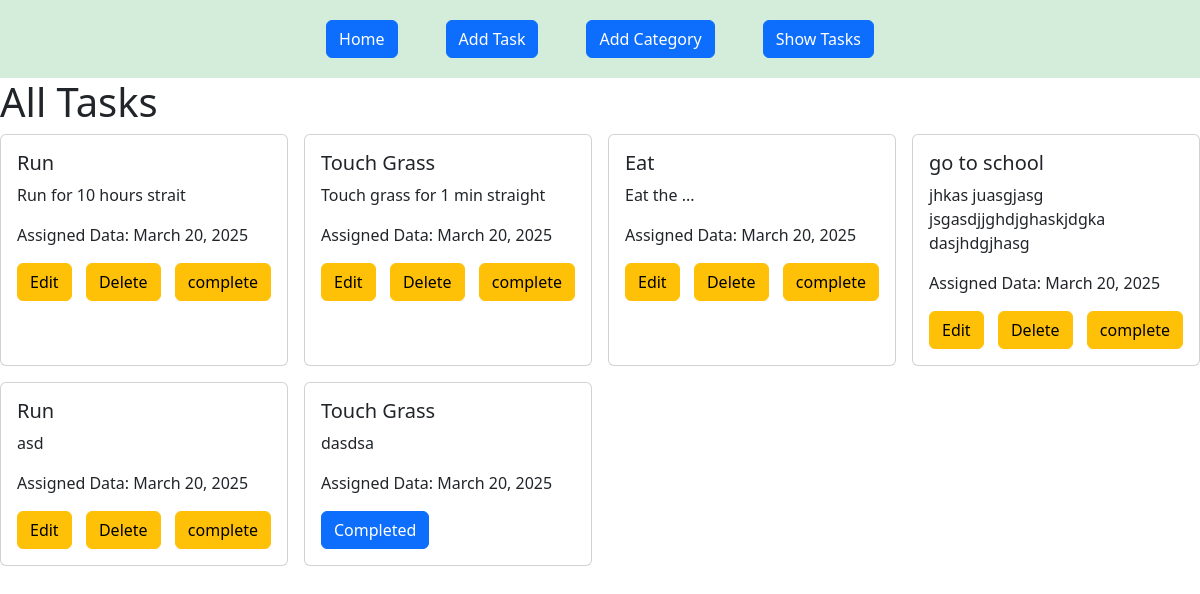
Before: / with the older database file.
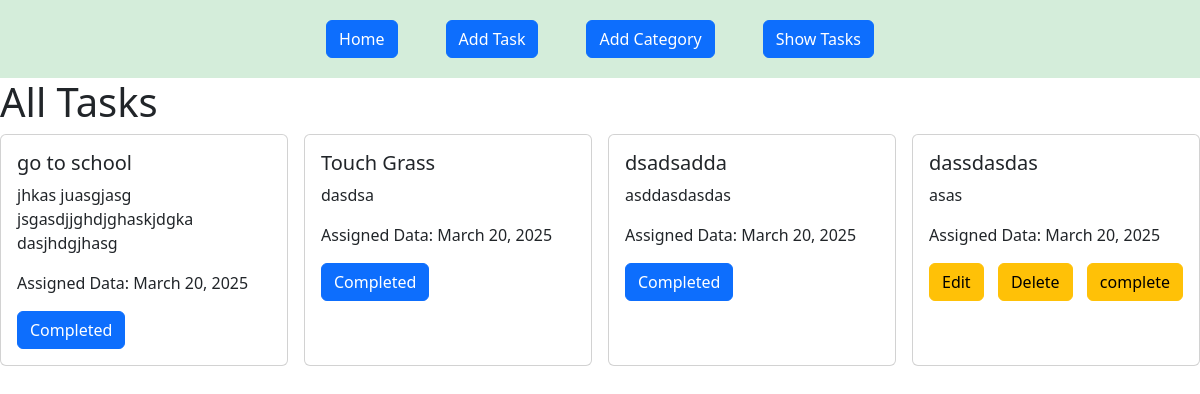
After: the same page with the newer database file.
### task/models.py (models this page shows, shortened)
class TaskModel(models.Model):
    taskTitle = models.CharField(max_length=100)
    taskDescription = models.TextField(max_length=100)
    is_Completed = models.BooleanField(default=False)
    taskAssignDate = models.DateField()

### Task_Management_System/views.py (the view)
# urls.py: 2. Add a URL to urlpatterns:  path('', views.home, name='home')
def home(request):
    all_tasks = TaskModel.objects.all()
    return render(request,'home.html',{'tasks': all_tasks})

### templates/home.html
{% extends "base.html" %}
{% block main_content %}
    <h1> All Tasks </h1>
    <div class="d-flex flex-wrap gap-3">
        {% for x in tasks %}
            <div class="card" style="width: 18rem;">
                <div class="card-body">
                <h5 class="card-title">{{x.taskTitle}}</h5>
                <p class="card-text">{{x.taskDescription}}</p>
                <p>Assigned Data: {{x.taskAssignDate}}</p>
                {% if  x.is_Completed == False %}
                    <div class="d-flex justify-content-between ">
                        <a href="{% url 'edit_task' x.id %}" class="btn btn-warning">Edit</a>
                        <a href="{% url 'delete_task' x.id %}" class="btn btn-warning">Delete</a>
                        <a href="{% url 'complete_task' x.id %}" class="btn btn-warning">complete</a>
                    </div>
                {% else %}
                    <a href="" class="btn btn-primary">Completed</a>
                {% endif %}
                </div>
            </div>
        {% endfor %}
    </div>
{% endblock  %}

### templates/base.html (shortened to what this page needs)
<!DOCTYPE html>
<html lang="en">
<head>
    <link href="https://cdn.jsdelivr.net/npm/bootstrap@5.3.3/dist/css/bootstrap.min.css" rel="stylesheet">
</head>
<body>
    <header class="p-1 " style="background-color: #d4edda;">
        <nav class="mt-3 d-flex justify-content-center align-items-center gap-5">
            <a href="{% url 'homepage' %}"><p class="btn btn-primary" >Home </p></a>
            <a href="{% url 'add_task' %}"><p class="btn btn-primary" >Add Task</p></a>
            <a href="{% url 'add_category' %}"><p class="btn btn-primary" >Add Category</p></a>
            <a href="{% url 'homepage' %}"><p class="btn btn-primary" >Show Tasks </p></a>
        </nav>
    </header>
    <main>
        {% block main_content %}
        {% endblock  %}
    </main>
</body>
</html>

Changed rows visible on the page:
removed TaskModel: taskTitle "Run", taskDescription "Run for 10 hours strait", taskAssignDate "March 20, 2025", is_Completed "Edit"
removed TaskModel: taskTitle "Touch Grass", taskDescription "Touch grass for 1 min straight", taskAssignDate "March 20, 2025", is_Completed "Edit"
removed TaskModel: taskTitle "Eat", taskDescription "Eat the ...", taskAssignDate "March 20, 2025", is_Completed "Edit"
removed TaskModel: taskTitle "Run", taskDescription "asd", taskAssignDate "March 20, 2025", is_Completed "Edit"
changed TaskModel "go to school": is_Completed "Edit Delete complete" → "Completed"
added TaskModel: taskTitle "dsadsadda", taskDescription "asddasdasdas", taskAssignDate "March 20, 2025", is_Completed "Completed"
added TaskModel: taskTitle "dassdasdas", taskDescription "asas", taskAssignDate "March 20, 2025", is_Completed "Edit"
